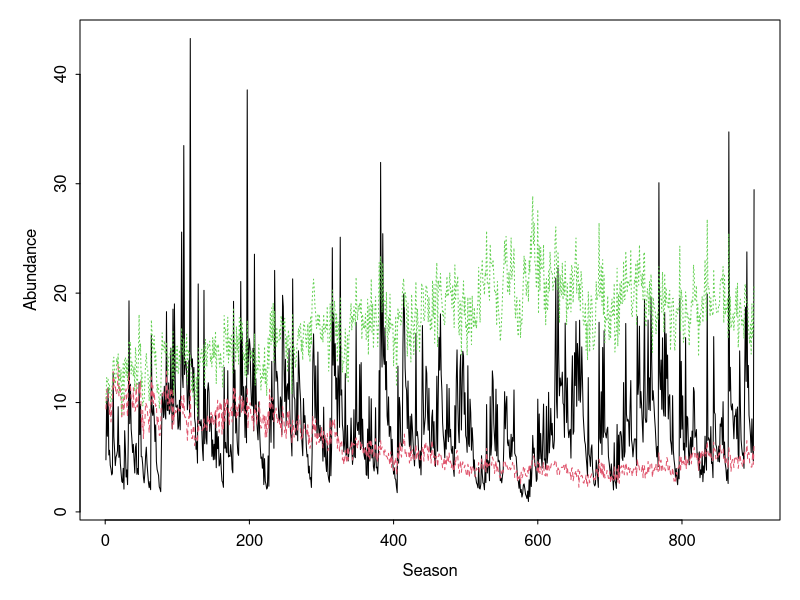

Reproduce this figure in R.
##  Semi-discrete storage effect model of two species 
##  coexisting on one essential resource.                

##  Authors:  Andrew Tredennick, Peter Adler, and Fred Adler
##  Email:    atredenn@gmail.com
##  Date:     4.24.2015 -- Copied over from relative_nonlinearity.R and 
##                         variable germination included for storage effect.
##            5.21.2016 -- Updated model to have most dynamics occur at the
##                         end of season, discrete time intervals


############################  MODEL DESCRIPTION  ##############################
# Species "split" themselves between a dormant, low-mortaility stage (D) and  #
# a higher mortality, high growth stage (N).                                  #
# The single resource is R.                                                   #
# There are two sources of variability: an environmental cue that drives the  #
# storage effect, and resource variability.                                   #
###############################################################################

# Clear the Workspace
rm(list=ls())


####
#### Initial Conditions, Global Variables, and Parameters ----------------------
####
seasons <- 1000                   # number of seasons to simulate
seasons_to_exclude <- 100        # initial seasons to exclude from plots
days_to_track <- 20              # number of days to simulate in odSolve
DNR <- c(D=c(1,1,1),N=c(1,1,1),R=20) # initial conditions
Rmu <- 3                         # mean resource pulse (on log scale)
Rsd_annual <- 0.5                 # std dev of resource pulses (on log scale)
sigE <- 0.01                        # environmental cue variance
rho12 <- -1                         # environmental cue correlation between species
rho13 <- -1
rho23 <- -1

# Within-season parameters
parms <- list(
  r = c(5,1,1),                    # max growth rate for each species
  a = c(5,2,2),                    # rate parameter for Hill function 
  b = c(20,2.5,2.5),                  # shape parameter for Hill function
  eps = c(0.5,0.5,0.5)               # resource-to-biomass efficiency
)

# parms <- list (
#   r = c(1,5),                    # max growth rate for each species
#   a = c(2,5),                    # rate parameter for Hill function 
#   b = c(2.5,20),                 # shape parameter for Hill function
#   eps = c(0.5,0.5)               # resource-to-biomass efficiency
# )

# End-of-season transition parameters
alpha1 <- 0.50                   # live-to-dormant biomass fraction; spp1
alpha2 <- 0.50                   # live-to-dormant biomass fraction; spp2
alpha3 <- 0.50
beta1 <- 0                       # adult survivorship; spp1 (0 if annual, >0 if perennial)
beta2 <- 0                       # adult survivorship; spp2 (0 if annual, >0 if perennial)
beta3 <- 0
eta1 <- 0.1                      # dormant mortality; spp1
eta2 <- 0.1                      # dormant mortality; spp2
eta3 <- 0.1
theta1 <- 0                      # resource recycling fraction; spp1
theta2 <- 0                      # resource recycling fraction; spp2
theta3 <- 0
nu <- 0                          # resource carry-over fraction

####
#### Load relevant libraries ----------------------------------------
####
library('deSolve')
library('mvtnorm')



####
#### Model functions -------------------------------------------------
####
## Continuous model
updateNR <- function(t, NR, parms){
  with(as.list(c(NR, parms)), {
    dN1dt = N1*eps[1]*(uptake_R(r[1], R, a[1], b[1]))
    dN2dt = N2*eps[2]*(uptake_R(r[2], R, a[2], b[2]))
    dN3dt = N3*eps[3]*(uptake_R(r[3], R, a[3], b[3]))
    dRdt = -1 * (dN1dt/eps[1] + dN2dt/eps[2] + dN3dt/eps[3])
    list(c(dN1dt, dN2dt, dN3dt, dRdt)) #output
  })
}

##  Resource uptake function (Hill function)
uptake_R <- function(r, R, a, b){
  return((r*R^a) / (b^a + R^a))
}

## Discrete model
update_DNR <- function(t,DNR,gammas,alpha1,alpha2,alpha3,eta1,eta2,eta3,beta1,beta2,beta3,theta1,theta2,theta3,nu){
  with (as.list(DNR),{
    g1 <- gammas[1]
    g2 <- gammas[2]
    g3 <- gammas[3]
    D1new <- alpha1*N1 + D1*(1-g1)*(1-eta1)
    D2new <- alpha2*N2 + D2*(1-g2)*(1-eta2)
    D3new <- alpha3*N3 + D3*(1-g3)*(1-eta3)
    N1new <- beta1*(1-alpha1)*N1 + g1*(D1+(alpha1*N1))*(1-eta1)
    N2new <- beta2*(1-alpha2)*N2 + g2*(D2+(alpha2*N2))*(1-eta2)
    N3new <- beta3*(1-alpha3)*N3 + g3*(D3+(alpha3*N3))*(1-eta3)
    Rnew <- theta1*(1-alpha1)*N1 + theta2*(1-alpha2)*N2 + theta3*(1-alpha3)*N3 + nu*R + Rvector[t]
    return(c(D1new, D2new, D3new, N1new, N2new, N3new, Rnew))
  })
}


####
#### Simulate model -----------------------------------------------------
####
days <- c(1:days_to_track)

# Get "germination" fractions for each year
getG <- function(sigE, rho12, rho13, rho23, nTime){
  varcov <- matrix(c(sigE, rho12*sigE, rho13*sigE, rho12*sigE, sigE, rho23*sigE, rho13*sigE, rho23*sigE, sigE), 3, 3, byrow = TRUE)
  varcov <- Matrix::nearPD(varcov)$mat
  e <- MASS::mvrnorm(n = nTime, mu = c(0,0,0), Sigma = varcov)
  g <- exp(e) / (1+exp(e))
  return(g)
}

# Loop over seasons
nmsDNR <- names(DNR)
NR <- DNR[c("N1", "N2", "N3", "R")] 
nmsNR <- names(NR)
gVec <- getG(sigE = sigE, rho12 = rho12, rho13=rho13, rho23=rho23, nTime = seasons)
Rvector <- rlnorm(seasons, Rmu, Rsd_annual)
saved_outs <- matrix(ncol=7, nrow=seasons)
ptm <- proc.time() # start time
for(season_now in 1:seasons){
  output <- ode(y = NR, times=days,
                func = updateNR, parms = parms)
  NR <- output[nrow(output),nmsNR]
  DNR <- c(DNR[c("D1","D2", "D3")], NR)
  saved_outs[season_now,] <- DNR
  names(DNR) <- nmsDNR
  DNR <- update_DNR(season_now, DNR, gVec[season_now,],
                    alpha1=alpha1,alpha2=alpha2, alpha3=alpha3,
                    eta1=eta1,eta2=eta2, eta3=eta3,
                    beta1=beta1,beta2=beta2, beta3=beta3,
                    theta1=theta1,theta2=theta2, theta3=theta3,nu=nu)
  names(DNR) <- nmsDNR
  NR <- DNR[c("N1", "N2", "N3", "R")] 
  names(NR) <- nmsNR
}
proc.time() - ptm

cols2plot <- c(4,5,6)
par(mfrow=c(1,1),mar=c(4,4,1,1),tcl=-0.2,mgp=c(2,0.5,0))
matplot(saved_outs[(seasons_to_exclude+1):seasons,cols2plot], type="l", 
        xlab="Season", ylab="Abundance")
# lines(rowSums(saved_outs[101:seasons,cols2plot]), type="l", col="blue", lwd=2)

tot_biomass <- rowSums(saved_outs[,cols2plot])
sd(tot_biomass)
mean(tot_biomass)
sd(tot_biomass)/mean(tot_biomass)
 
